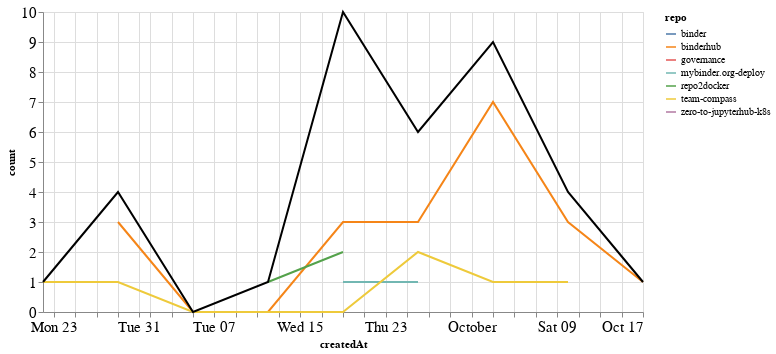

The notebook cell this image was saved under:
### Markdown cell above
### Comments

### Code cell
comments_time = comments.groupby('repo').resample('W', on='createdAt').count()['author'].reset_index()
comments_time = comments_time.rename(columns={'author': 'count'})
comments_time_total = comments_time.groupby('createdAt').agg({"count": "sum"}).reset_index()
ch1 = alt.Chart(comments_time, width=600).mark_line().encode(
    x='createdAt',
    y='count',
    color='repo',
    tooltip="repo"
)

ch2 = alt.Chart(comments_time_total, width=600).mark_line(color="black").encode(
    x='createdAt',
    y='count',
)

ch1 + ch2

### Figure 1 — Vega-Lite specification as saved in the notebook (floating-point values rounded to 4 significant figures)
{"config": {"axisLeft": {"labelFontSize": 15}, "axisBottom": {"labelFontSize": 15}}, "layer": [{"data": {"name": "data-667d107b4746b3f68ec86ff07bd2fac9"}, "mark": "line", "encoding": {"color": {"type": "nominal", "field": "repo"}, "tooltip": {"type": "nominal", "field": "repo"}, "x": {"type": "temporal", "field": "createdAt"}, "y": {"type": "quantitative", "field": "count"}}, "width": 600}, {"data": {"name": "data-7139b5706be281a6959c3ea1bda1b003"}, "mark": {"type": "line", "color": "black"}, "encoding": {"x": {"type": "temporal", "field": "createdAt"}, "y": {"type": "quantitative", "field": "count"}}, "width": 600}], "$schema": "https://vega.github.io/schema/vega-lite/v4.8.1.json", "datasets": {"data-667d107b4746b3f68ec86ff07bd2fac9": [{"repo": "binder", "createdAt": "2021-09-19T00:00:00", "count": 3}, {"repo": "binderhub", "createdAt": "2021-08-29T00:00:00", "count": 3}, {"repo": "binderhub", "createdAt": "2021-09-05T00:00:00", "count": 0}, {"repo": "binderhub", "createdAt": "2021-09-12T00:00:00", "count": 0}, {"repo": "binderhub", "createdAt": "2021-09-19T00:00:00", "count": 3}, {"repo": "binderhub", "createdAt": "2021-09-26T00:00:00", "count": 3}, {"repo": "binderhub", "createdAt": "2021-10-03T00:00:00", "count": 7}, {"repo": "binderhub", "createdAt": "2021-10-10T00:00:00", "count": 3}, {"repo": "binderhub", "createdAt": "2021-10-17T00:00:00", "count": 1}, {"repo": "governance", "createdAt": "2021-09-19T00:00:00", "count": 1}, {"repo": "mybinder.org-deploy", "createdAt": "2021-09-19T00:00:00", "count": 1}, {"repo": "mybinder.org-deploy", "createdAt": "2021-09-26T00:00:00", "count": 1}, {"repo": "repo2docker", "createdAt": "2021-09-12T00:00:00", "count": 1}, {"repo": "repo2docker", "createdAt": "2021-09-19T00:00:00", "count": 2}, {"repo": "team-compass", "createdAt": "2021-08-22T00:00:00", "count": 1}, {"repo": "team-compass", "createdAt": "2021-08-29T00:00:00", "count": 1}, {"repo": "team-compass", "createdAt": "2021-09-05T00:00:00", "count": 0}, {"repo": "team-compass", "createdAt": "2021-09-12T00:00:00", "count": 0}, {"repo": "team-compass", "createdAt": "2021-09-19T00:00:00", "count": 0}, {"repo": "team-compass", "createdAt": "2021-09-26T00:00:00", "count": 2}, {"repo": "team-compass", "createdAt": "2021-10-03T00:00:00", "count": 1}, {"repo": "team-compass", "createdAt": "2021-10-10T00:00:00", "count": 1}, {"repo": "zero-to-jupyterhub-k8s", "createdAt": "2021-10-03T00:00:00", "count": 1}], "data-7139b5706be281a6959c3ea1bda1b003": [{"createdAt": "2021-08-22T00:00:00", "count": 1}, {"createdAt": "2021-08-29T00:00:00", "count": 4}, {"createdAt": "2021-09-05T00:00:00", "count": 0}, {"createdAt": "2021-09-12T00:00:00", "count": 1}, {"createdAt": "2021-09-19T00:00:00", "count": 10}, {"createdAt": "2021-09-26T00:00:00", "count": 6}, {"createdAt": "2021-10-03T00:00:00", "count": 9}, {"createdAt": "2021-10-10T00:00:00", "count": 4}, {"createdAt": "2021-10-17T00:00:00", "count": 1}]}}
